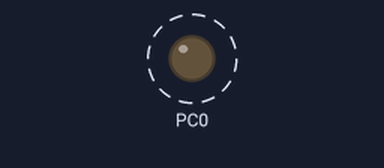
Recording of a program running on a simulated ATmega48, built with avr-gcc and emulated at 8 MHz. On the bench: output pins drawn as LEDs (lit = HIGH). Dashed ring = blinking.

Above: at 0.02 s.
Timing chart, 0 to 3.0 s (numbered marks = the images above):
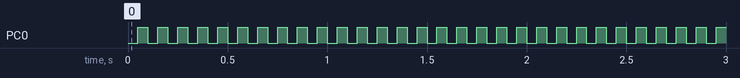

Measured:
- by itself, PC0: alternates HIGH for 0.05 s and LOW for 0.05 s

The program:

main.c
```c
// see http://www.avr-tutorials.com/interrupts/avr-external-interrupt-c-programming

#include <avr/io.h>
#include <avr/interrupt.h>

#define F_CPU 8000000UL
#include <util/delay.h>

#ifdef SIMULATOR
#include "avr/avr_mcu_section.h"  //need to ensure that simavr includes are on the path, e.g. pkg-config --cflags simavr
AVR_MCU(F_CPU, "atmega48");

//tell simavr to record the output of PORTC for gtkwave.
//this outputs a file called gtkwave_trace.vcd during the simulation run
const struct avr_mmcu_vcd_trace_t _mytrace[]  _MMCU_ = {
	{ AVR_MCU_VCD_SYMBOL("PORTC"), .what = (void*)&PORTC, },
	{ AVR_MCU_VCD_SYMBOL("TWCR"), .what = (void*)&TWCR, },
	{ AVR_MCU_VCD_SYMBOL("TWDR"), .what = (void*)&TWDR, },
	{ AVR_MCU_VCD_SYMBOL("TWAR"), .what = (void*)&TWAR, }
};
#endif

int is_running=1;

//see https://www.nongnu.org/avr-libc/user-manual/group__avr__interrupts.html
ISR(TWI_vect){
  switch(TWSR){
    //slave receiver codes
    case 0x60:  //own address has been received, wake-up
      TWCR = TWCR | 0xC0; //set TWEA bit to ACK incoming byte
      break;
    case 0x68:  //arbitration lost, own address received
      break;
    case 0x70:  //general call address received
      break;
    case 0x78:  //arbitration lost, general call received
      break;
    case 0x80:  //own call address received, data ready, ACKED
      is_running = TWDR;  //receive data register into the is_running flag
      TWCR = TWCR | 0xC0; //set TWEA bit to ACK the incoming byte
      break;
    case 0x88:  //own call address received, data ready, NACKED
      break;
    case 0x90:  //general call address received, data ready, ACKED
      break;
    case 0x98:  //general call address received, data ready, NACKED
      break;
    case 0xA0:  //STOP condition or repeated START condition received
      TWCR = TWCR | 0xC0 & 0xCF; //set the TWEA bit, clear STA and STO to switch to not-addressed-listening
      break;
    default:
      break;
  }
}

void setup_twi(){
  //see p. 223 of datasheet
  //set up own address, and respond to global as well
  int8_t myaddress = 0x01;
  int8_t respondglobal = 0x01;

  TWAR = (myaddress << 1) | (respondglobal && 0x01);

  //set up Two-Wire Control Register
  TWCR = TWCR | 0xC4;  // 0xC4 = 11000100b, enable interrupt, enable acknowlege, enable TWI
  _delay_ms(50);
}

int main(void){
  sei();

  setup_twi();

  DDRC = 0x01;                       // initialize port C
  while(1)
  {
      // LED on
      if(is_running) PORTC = 0b00000001;            // PC0 = High = Vcc
      _delay_ms(50);                // wait 500 milliseconds

      //LED off
      if(is_running) PORTC = 0b00000000;            // PC0 = Low = 0v
      _delay_ms(50);                // wait 500 milliseconds
  }
}
```
